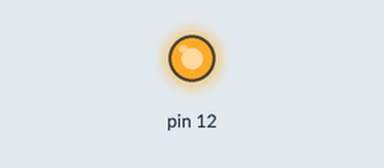
This sketch was run on a simulated Arduino Uno, built with avr-gcc and run on an emulated ATmega328P. On the bench: output pins drawn as LEDs (lit = HIGH).

Above: at 0.1 s.
At 1.1 s:
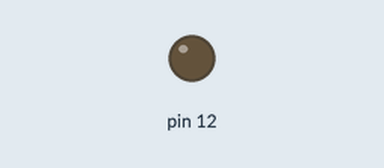
Timing chart, 0 to 2.6 s (numbered marks = the images above):
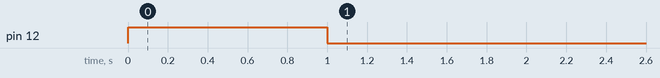

The sketch:

reader.ino
```cpp
void setup()
{
  pinMode(10, OUTPUT);
  pinMode(11, OUTPUT);
  pinMode(12, OUTPUT);

  int address = 0x7ff;
  byte lsb = address & 0x07;
  byte msb = address >> 3;
  shiftOut(10, 11, MSBFIRST, lsb);
  shiftOut(10, 11, MSBFIRST, msb);
 	digitalWrite(12, HIGH);
  delay(1000);
	digitalWrite(12, LOW);
}

void loop()
{

}
```
